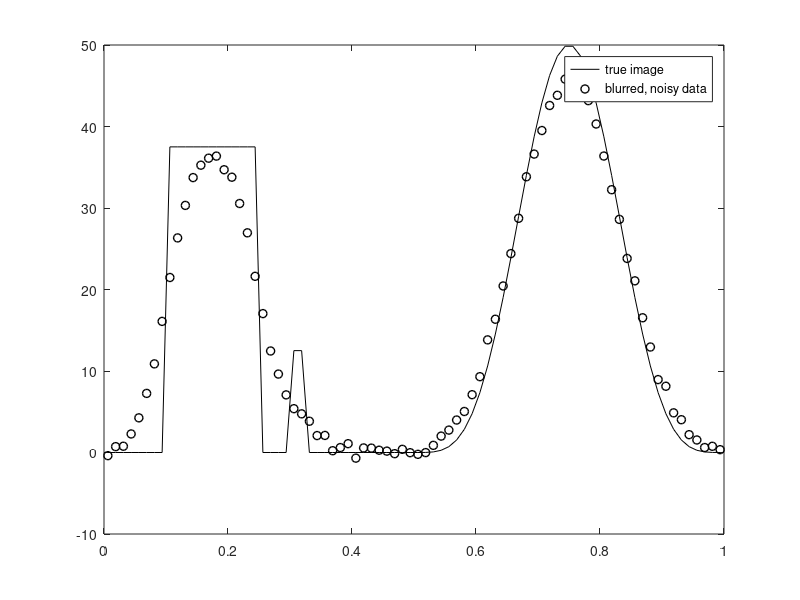
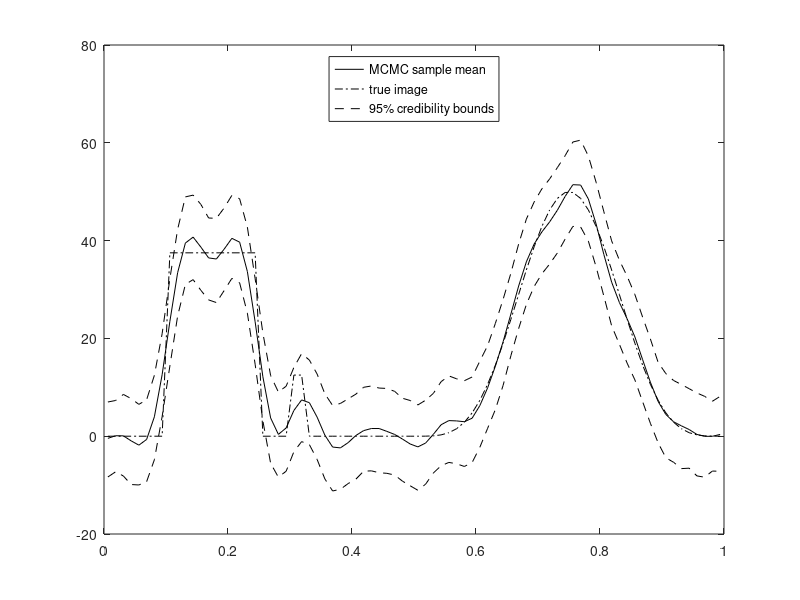
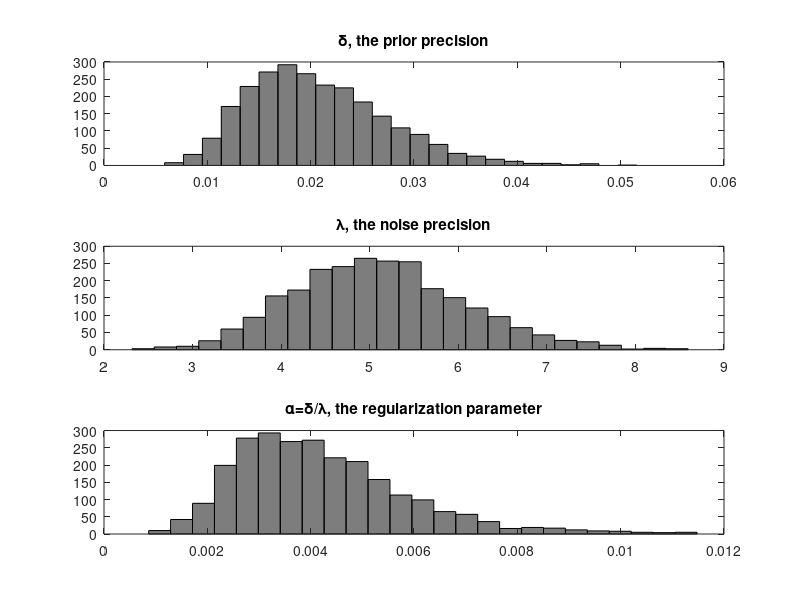

These charts were generated, in order, by the following MATLAB code:
%  
%  1d image deblurring inverse problem with Dirichlet boundary conditions.
%
clear all, close all
rng(0) % For IPSE figures
n = 80; %%%input(' No. of grid points = ');
h = 1/n;
t = [h/2:h:1-h/2]';
sig = .05; %%%input(' Kernel width sigma = ');
kernel = (1/sqrt(pi)/sig) * exp(-(t-h/2).^2/sig^2);
A = toeplitz(kernel)*h;

% Set up true solution x_true and data b = A*x_true + error.
x_true = 50*(.75*(.1<t&t<.25) + .25*(.3<t&t<.32) + (.5<t&t<1).*sin(2*pi*t).^4);
Ax = A*x_true;
err_lev = 2; %%%input(' Percent error in data = ');
sigma = err_lev/100 * norm(Ax) / sqrt(n);
eta =  sigma * randn(n,1);
b = Ax + eta;
figure(1), 
plot(t,x_true,'k',t,b,'ko','LineWidth',1)
legend('true image','blurred, noisy data')

% second derivative precision matrix for prior
  L = spdiags([-ones(n,1) 2*ones(n,1) -ones(n,1)],[-1 0 1],n,n);
% MCMC sampling
  nsamps = 1000;
  nruns = 5;
  xsamp = zeros(n,nsamps,nruns); 
  delsamp = zeros(nsamps,nruns); delsamp(1,:) = .5*rand(1,nruns);
  lamsamp = zeros(nsamps,nruns); lamsamp(1,:) = 2+6*rand(1,nruns);
  tic
  for i = 1:nsamps
    for k = 1:nruns
      h = waitbar(((i-1)*nruns+k)/(nsamps*nruns));
      %------------------------------------------------------------------
      % 1. Using conjugacy relationships, first sample the image. 
      R = chol(A'*A*lamsamp(i,k) + delsamp(i,k)*L);
      xsamp(:,i,k) = R \ (R'\(A'*b*lamsamp(i,k)) + randn(n,1));
      %------------------------------------------------------------------
      % 2. Using conjugacy, sample the noise precision lam=1/sigma^2, 
      % conjugate prior: lam~Gamma(a,1/t0)
      a0=1; t0=0.0001; % uninformative prior values
      lamsamp(i+1,k) = gamrnd(a0+n/2,1/(t0+norm(A*xsamp(:,i,k)-b)^2/2));
      %------------------------------------------------------------------
      % 3. Using conjugacy, sample regularization precisions delta, 
      % conjugate prior: delta~Gamma(a1,1/t1);
      a1=1; t1=0.0001; % uninformative prior values
      delsamp(i+1,k) = gamrnd(a1+n/2,1./(t1+xsamp(:,i,k)'*(L*xsamp(:,i,k))/2));
    end
    %------------------------------------------------------------------
    % 4. Test mixing and convergence of the chains every nn samples.
    nn = 100;
    if mod(i,nn)==0 & nruns>1
      jj=floor(i/2)+1:i; ns = length(jj);
      xx = zeros(n+2,ns,nruns);
      xx(1:n,:,:)=xsamp(:,jj,:);
      xx(n+1,:,:)=lamsamp(jj,:);
      xx(n+2,:,:)=delsamp(jj,:);
      mean_j = sum(xx,2)/ns; % integrate each chain
      mean_ij = sum(mean_j,3)/nruns; % integrate between chains
      B = ns/(nruns-1)*sum((mean_j-repmat(mean_ij,[1,1,nruns])).^2,3);
      var_j = (1/(ns-1))*sum((xx-repmat(mean_j,[1,ns,1])).^2,2);
      W = sum(var_j,3)/nruns;
      Rhat = sqrt( ((ns-1)*W/ns+B/ns) ./ W );
      fprintf('Sample %d out of %d total; max Rhat = %2.3f.\n',i,nsamps,max(Rhat))
    end
  end
  toc
  close(h)
  % Use last half of samples for analysis
  xsamp = xsamp(:,floor(nsamps/2):nsamps-1,:); 
  delsamp=delsamp(floor(nsamps/2):nsamps,:); 
  lamsamp=lamsamp(floor(nsamps/2):nsamps,:);
  qlam = quantile(lamsamp(:),[0.025,.975]);
  fprintf('1/sigma^2 = %2.3f; 95 percent credibility interval: [%2.3f, %2.3f]\n',1/sigma^2,qlam(1),qlam(2))
  figure(2), 
    q = quantile(xsamp(:,:)',[0.025,0.975]);
    x_mean = mean(xsamp(:,:)')';
    plot(t,x_mean,'k',t,x_true,'-.k',t,q(2,:),'--k',t,q(1,:),'--k')
    legend('MCMC sample mean','true image','95% credibility bounds','Location','North')
  relative_error = norm(x_true-x_mean)/norm(x_true)
  figure(3), colormap(1-gray)
    subplot(3,1,1), hist(delsamp(:),25), title('\delta, the prior precision')
    subplot(3,1,2), hist(lamsamp(:),25), title('\lambda, the noise precision')
    subplot(3,1,3), hist(delsamp(:)./lamsamp(:),25), title('\alpha=\delta/\lambda, the regularization parameter')
